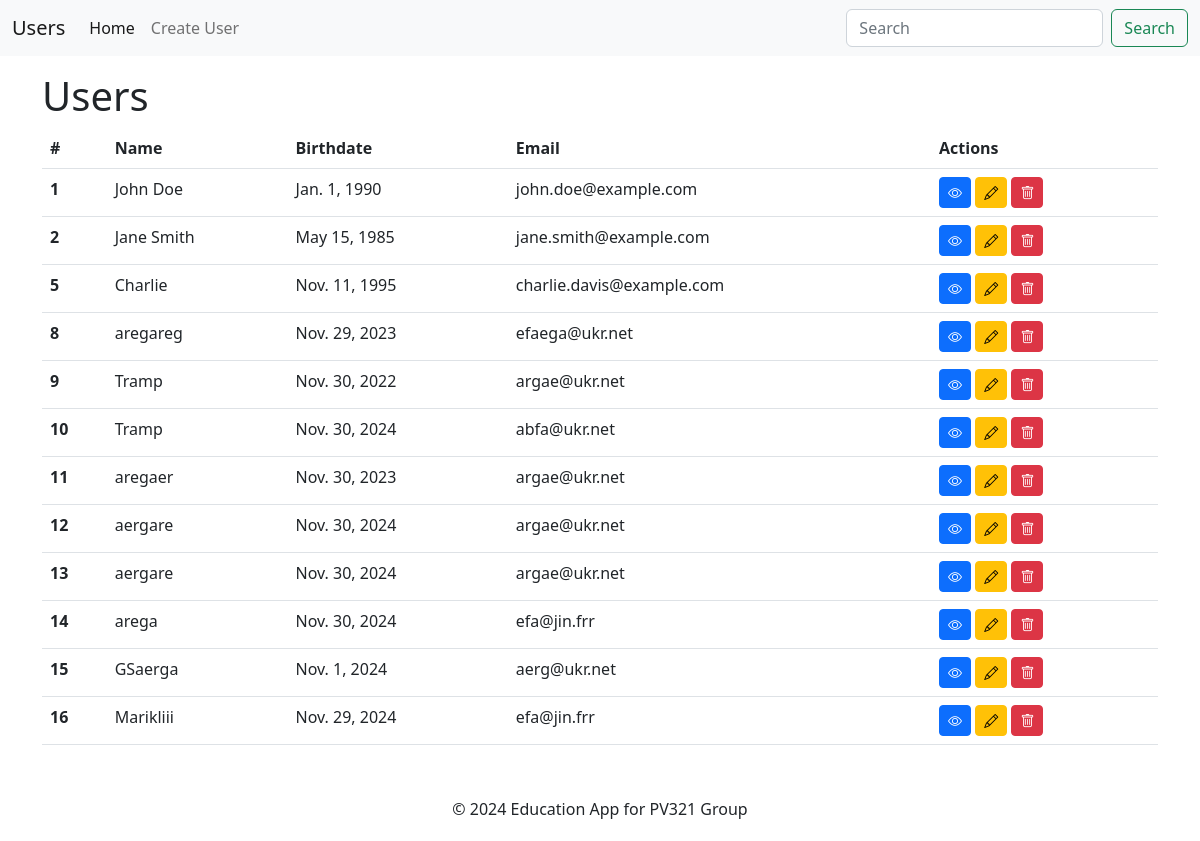
/users/home/, run on the app's committed database.
### users/models.py (models this page shows, shortened)
class User(models.Model):
    name = models.CharField(max_length=255)
    email = models.EmailField()
    birthdate = models.DateField()
    username = models.CharField(max_length=255)
    avatar = models.ImageField(upload_to="avatars/", blank=True, null=True)

### users/views.py (the view)
# urls.py: 2. Add a URL to urlpatterns:  path('', views.home, name='home')
def home(request):
    users = User.objects.all()
    return render(request, "index.html", {"users": users})

### users/templates/index.html
{% extends '_layout.html' %}
{% block header %}Users{% endblock %}
{% block content %}
<table class="table">
    <thead>
        <tr>
            <th scope="col">#</th>
            <th scope="col">Name</th>
            <th scope="col">Birthdate</th>
            <th scope="col">Email</th>
            <th scope="col">Actions</th>
        </tr>
    </thead>
    <tbody>
        {% for user in users %}
        <tr>
            <th scope="row">{{user.id}}</th>
            <td>{{user.name}}</td>
            <td>{{user.birthdate}}</td>
            <td>{{user.email}}</td>
            <td>
                <a href="/users/details/{{user.id}}" class="btn btn-primary btn-sm"><i class="bi bi-eye"></i></a>
                <a href="/users/edit/{{user.id}}" class="btn btn-warning btn-sm"><i class="bi bi-pencil"></i></a>
                <a href="/users/delete/{{user.id}}" class="btn btn-danger btn-sm"><i class="bi bi-trash"></i></a>
            </td>
        </tr>
        {% endfor %}
    </tbody>
</table>
{% endblock %}

### users/static/style.css (style rules this page uses)
body { min-height: 100vh; display: flex; flex-direction: column; }

### data on the page
User: id "1", name "John Doe", birthdate "Jan. 1, 1990", email "john.doe@example.com"
User: id "2", name "Jane Smith", birthdate "May 15, 1985", email "jane.smith@example.com"
User: id "5", name "Charlie", birthdate "Nov. 11, 1995", email "charlie.davis@example.com"
User: id "8", name "aregareg", birthdate "Nov. 29, 2023", email "efaega@ukr.net"
User: id "9", name "Tramp", birthdate "Nov. 30, 2022", email "argae@ukr.net"
User: id "10", name "Tramp", birthdate "Nov. 30, 2024", email "abfa@ukr.net"
User: id "11", name "aregaer", birthdate "Nov. 30, 2023", email "argae@ukr.net"
User: id "12", name "aergare", birthdate "Nov. 30, 2024", email "argae@ukr.net"
User: id "13", name "aergare", birthdate "Nov. 30, 2024", email "argae@ukr.net"
User: id "14", name "arega", birthdate "Nov. 30, 2024", email "efa@jin.frr"
User: id "15", name "GSaerga", birthdate "Nov. 1, 2024", email "aerg@ukr.net"
User: id "16", name "Marikliii", birthdate "Nov. 29, 2024", email "efa@jin.frr"
